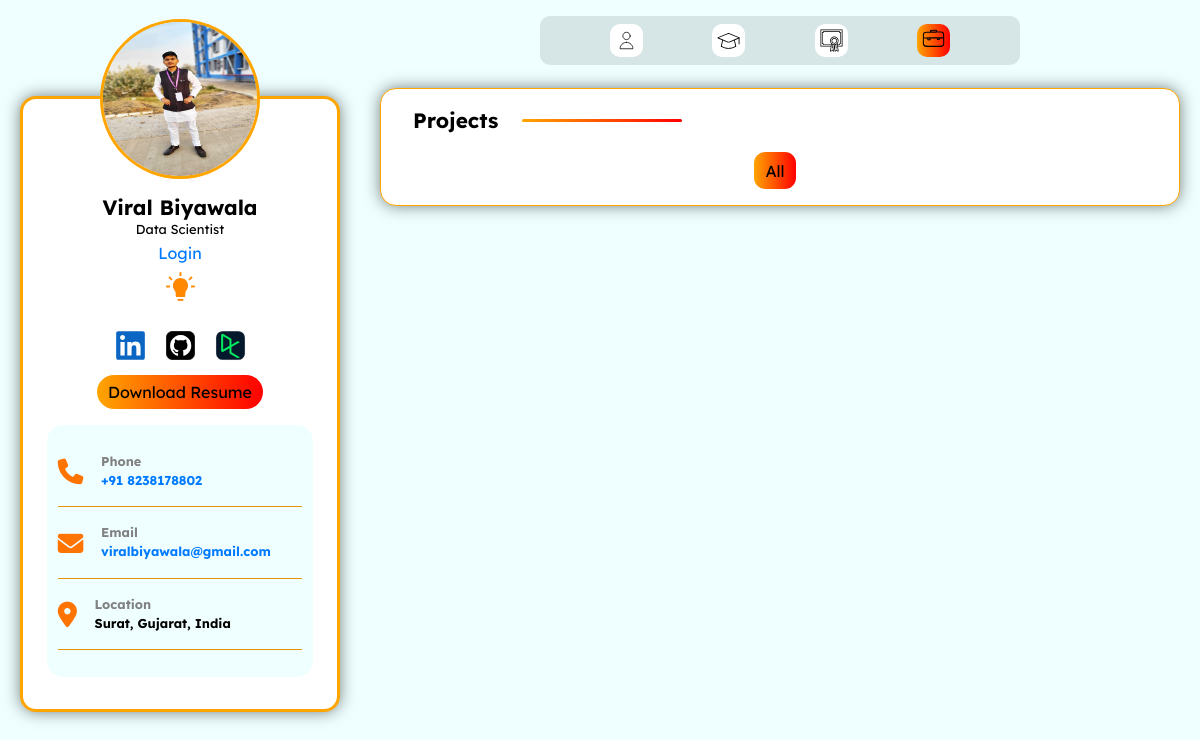
Before: /project/ with the older database file.
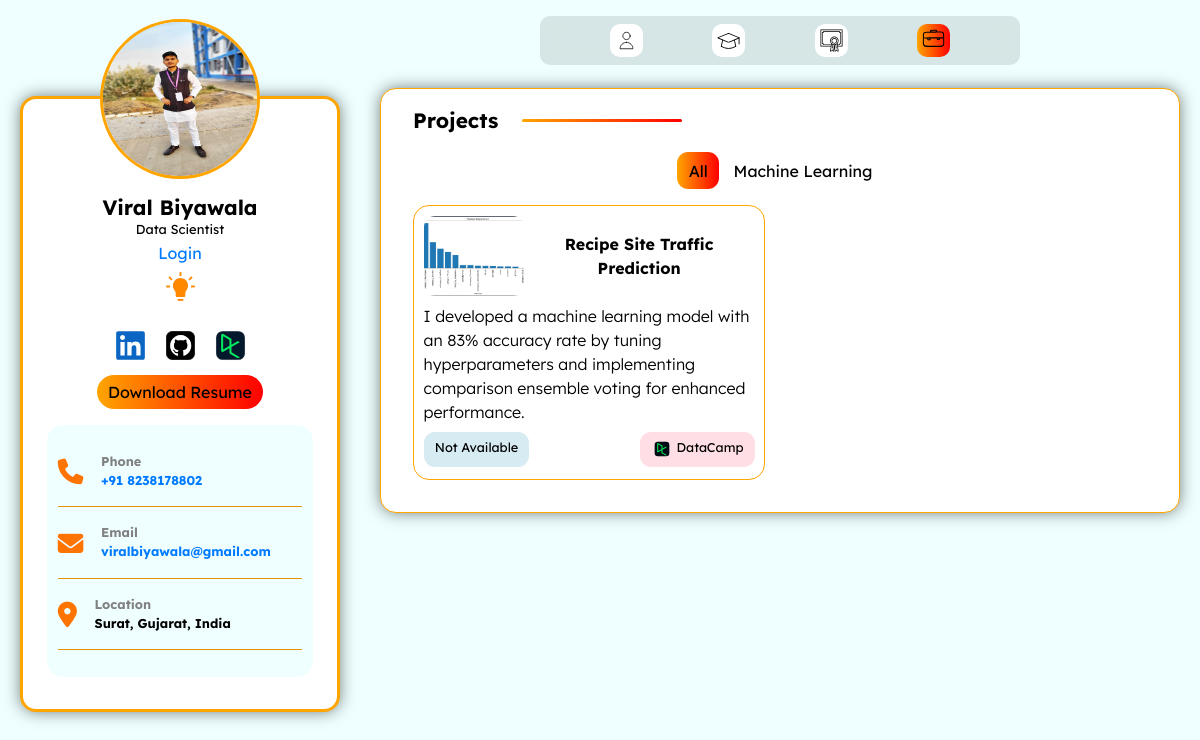
After: the same page with the newer database file.
### viralapp/models.py (models this page shows, shortened)
class Projects(models.Model):
    title = models.CharField(max_length=100)
    image = models.ImageField(upload_to='static/images/project_images/')
    description = models.TextField()
    project_type = models.TextField(blank=True)
    code_link = models.URLField(blank=True)
    code_type = models.TextField(blank=True)
    live_link = models.URLField(blank=True)
    display_order = models.PositiveIntegerField()

### viralapp/views.py (the view)
# urls.py: path('project/', views.project, name='project'),
def project(request):
    superuser = User.objects.filter(is_superuser=True).first()
    if 'theme_preference' in request.GET:
        theme_preference = request.GET['theme_preference']
        request.session['theme_preference'] = theme_preference
    theme_preference = request.session.get('theme_preference', 'light')
    allowed_extensions = ['jpg', 'jpeg', 'png']
    src = "../static/images/profile.jpg"
    for extension in allowed_extensions:
        image_path = f"viralapp/static/images/profile.{extension}"
        if os.path.isfile(image_path) == True:
            src = f"images/profile.{extension}"
            break
    all_projects = Projects.objects.all().order_by('display_order')
    context = {
        'theme_preference': theme_preference,
        'user': superuser,
        'is_superuser': True,
        'link':src,
        'all_projects': all_projects,
    }
    return render(request, 'project.html', context)

### viralapp/context_processors.py (called while the page is built)
def add_login_status(request):
    return {'editable': request.user.is_authenticated}

### viralapp/templates/project.html (shortened to what this page needs)
{% extends 'base.html' %}
{% load static %}
{% block extra_css %}
<link rel="stylesheet" href="{% static 'css/dashboard.css' %}" />
{% endblock %}
{% block content %}
<div class="main-content">
    <div class="join">
        <p>Projects</p>
        <div class="horizontal-bar"></div>
    </div>
    {% regroup all_projects by project_type as project_types %}
    <div class="project-groups">
        <div class="project-group select" data-group="all">All</div>
        {% for project_type in project_types %}
        <div class="project-group" data-group="{{ project_type.grouper }}">
            {{ project_type.grouper }}
        </div>
        {% endfor %}
    </div>
    <div class="projects visi" id="all">
        {% for project in all_projects %}
        <div class="certificate-blog">
            <div class="row1">
                <img src="{{ project.image.url }}" alt="{{ project.title }}" class="certificate-image">
                <p class="certificate-title">{{ project.title }}</p>
            </div>
            {% if editable %}
            <button class="edit-project-btn" data-project-id="{{ project.pk }}">Edit</button>
            <div id="edit_form_{{ project.pk }}" style="display: none;">
                <input type="text" id="edit_title_by_{{ project.pk }}" value="{{ project.title }}"><br>
                <input type="file" id="edit_image_{{ project.pk }}" name="image"><br>
                <p>Description: </p><textarea
                    id="edit_description_{{ project.pk }}">{{ project.description }}</textarea>
                <p>Project Type: </p><input type="text" id="edit_project_type_{{ project.pk }}"
                    value="{{ project.project_type }}">
                <p>Code Link: </p><input type="text" id="edit_code_link_{{ project.pk }}"
                    value="{{ project.code_link }}">
                <p>Code Type: </p><input type="text" id="edit_code_type_{{ project.pk }}"
                    value="{{ project.code_type }}">
                <p>Live Link: </p><input type="text" id="edit_live_link_{{ project.pk }}"
                    value="{{ project.live_link }}">
                <p>Display Order: </p><input type="number" id="edit_display_order_{{ project.pk }}"
                    value="{{ project.display_order }}">
                <button class="save-edit-btn-pr" data-project-id="{{ project.pk }}">Save</button>
            </div>
            <a href="{% url 'delete_project' project.pk %}">Delete</a>
            {% else %}
            <p class="certificate-issued-by" style="font-weight: 300;">{{ project.description }}</p>
            <div class="nolink">
                {% if project.live_link %}
                <span class="deco2">
                    <svg width="64px" height="64px" viewBox="-6 -6 36.00 36.00" fill="none" xmlns="http://www.w3.org/2000/svg"><g id="SVGRepo_bgCarrier" stroke-width="0"></g><g id="SVGRepo_tracerCarrier" stroke-linecap="round" stroke-linejoin="round"></g><g id="SVGRepo_iconCarrier"> <path d="M10.0464 14C8.54044 12.4882 8.67609 9.90087 10.3494 8.22108L15.197 3.35462C16.8703 1.67483 19.4476 1.53865 20.9536 3.05046C22.4596 4.56228 22.3239 7.14956 20.6506 8.82935L18.2268 11.2626" stroke="#1C274C" stroke-width="1.5" stroke-linecap="round"></path> <path opacity="0.5" d="M13.9536 10C15.4596 11.5118 15.3239 14.0991 13.6506 15.7789L11.2268 18.2121L8.80299 20.6454C7.12969 22.3252 4.55237 22.4613 3.0464 20.9495C1.54043 19.4377 1.67609 16.8504 3.34939 15.1706L5.77323 12.7373" stroke="#1C274C" stroke-width="1.5" stroke-linecap="round"></path> </g></svg>
                    <a href="{{ project.live_link }}" target="_blank">Live Link</a>
                </span>
                {% else %}
                <span class="deco2">Not Available</span>
                {% endif %}
                {% if project.code_link %}
                <span class="deco1">
                    <a href="{{ project.code_link }}" target="_blank">{{ project.code_type }}</a>
                </span>
                {% endif %}
            </div>
            {% endif %}
        </div>
        {% endfor %}
    </div>
</div>
{% endblock %}

Changed rows visible on the page:
added Projects: grouper "Machine Learning", image (picture), title "Recipe Site Traffic Prediction", description "I developed a machine learning model with an 83% accuracy rate by tuning hyperparameters and implementing comparison ensemble voting for enhanced performance.", live_link "Not Available", code_type "DataCamp"
